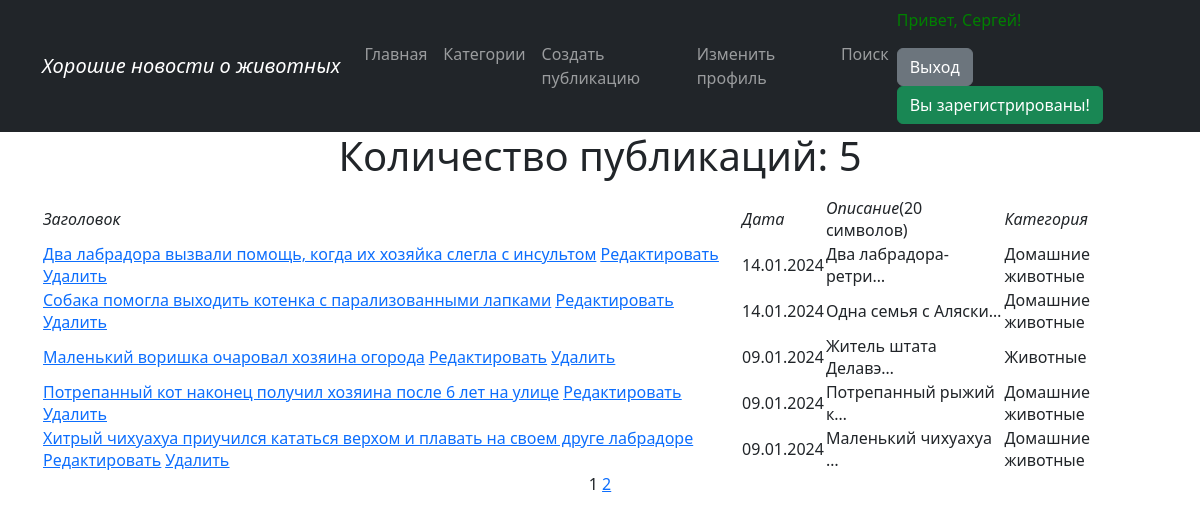
Page /news/ (signed in) on the committed database.
### news/models.py (models this page shows, shortened)
class Post(models.Model):
    author = models.ForeignKey(Author, on_delete=models.CASCADE)
    content_type = models.CharField(max_length=10, choices=[
        ('статья', 'Статья'), ('новость', 'Новость')])
    created_time = models.DateTimeField(auto_now_add=True)
    categories = models.ManyToManyField(Category, through='PostCategory',
                                        related_name='PostCategory')
    title = models.CharField(max_length=255)
    text = models.TextField()
    rating = models.IntegerField(default=0)

class Category(models.Model):
    name = models.CharField(max_length=255, unique=True)

### news/views.py (the view, shortened to what this page needs)
# urls.py: path('', Posts.as_view(), name='post_list'),
class Posts(ListView):
    model = Post
    ordering = '-created_time'
    template_name = 'news.html'
    context_object_name = 'news'
    paginate_by = 5
    def get_queryset(self):
        queryset = super().get_queryset()
        self.filterset = PostFilter(self.request.GET, queryset)
        return self.filterset.qs
    def get_context_data(self, **kwargs):
        context = super().get_context_data(**kwargs)
        context['filter'] = PostFilter(self.request.GET, queryset=self.get_queryset())
        return context

### news/templatetags/custom_filters.py (called while the page is built)
@register.filter()
def censor(text):
    list_words = text.split()
    censor_words = {'салюты', 'игрушки', }
    censor_text = []
    if isinstance(text, str):
        for word in list_words:
            if word.lower() in censor_words:
                word = f'{word[0]}{"*" * (len(word) - 2)}{word[-1]}'
            censor_text.append(word)
        return ' '.join(censor_text)

### templates/news.html (shortened to what this page needs)
{% extends 'flatpages/default.html' %}
{% load custom_filters %}
{% block content %}
<h1>Количество публикаций: {{ news | length}}</h1>
{% if news %}
<table>
<tr>
    <td><em>Заголовок</em></td>
    <td><em>Дата</em></td>
    <td><em>Описание</em>(20 символов)</td>
    <td><em>Категория</em></td>
</tr>
    {% for item in news %}
    <tr>
        <td>
            <a href="{% url 'post_full' item.id %}">{{ item.title | censor }}</a>
            <a href="{% url 'post_create' item.id %}"><u>Редактировать</u></a>
            <a href="{% url 'post_delete' item.id %}"><u> Удалить </u></a>
        </td>
        <td>{{ item.created_time | date:'d.m.Y' }}</td>
        <td>{{ item.text | truncatechars:20 }}</td>
        <td>
            {% for category in item.categories.all%}
            {{ category.name }}</td>
            {% endfor %}
    </tr>
    {% endfor %}
</table>
{% endif %}
{{ page_obj.number }}
{% if page_obj.has_next %}
    <a href="?page={{ page_obj.next_page_number }}">
        {{ page_obj.next_page_number }}
    </a>
{% endif %}
{% endblock content %}

### templates/flatpages/default.html (shortened to what this page needs)
{% load static %}
<html lang="en">
    <head>
        <link href="{% static 'css/styles.css' %}" rel="stylesheet" />
    </head>
    <body>
  <nav class="navbar navbar-expand-lg navbar-dark bg-dark static-top">
    {% load cache %}
    {% cache 30 common %}
        {% block header %}
    <div class="container">
      <a class="navbar-brand" href="#"><i>Хорошие новости о животных</i></a>
      <div class="collapse navbar-collapse justify-content-between" id="navbarResponsive">
                    <ul class="navbar-nav ml-auto">
                        <li class="nav-item active">
                            <a class="nav-link" href="/news/">Главная</a>
                        </li>
                        <li class="nav-item active">
                            <a class="nav-link" href="/category">Категории</a>
                        </li>
                        {% block create_post %}
                        <li class="nav-item">
                            <a class="nav-link" href="{% url 'newpost' %}">Создать публикацию</a>
                        </li>
                        {% endblock create_post %}
                        {% endblock header %}
                        {% block user_profile %}
                        {% if request.user.is_authenticated %}
                        <li class="nav-item">
                            <a class="nav-link" href="">Изменить профиль</a>
                        </li>
                        {% endif %}
                        {% endblock user_profile %}
                        {% block search %}
                        <li class="nav-item">
                            <a class="nav-link" href="/news/search/">Поиск</a>
                        </li>
                        {% endblock search %}
                        {% endcache %}
                   </ul>
                    {% block user_greeting %}
                    <ul class="navbar-nav mr-auto">
                        <li class="nav-item">
                            {% if request.user.is_authenticated %}
                            <p style="color: green;">Привет, {{ request.user.username }}!</p>
                            <a href="{% url 'account_logout' %}" class="btn btn-secondary">Выход</a>
                            {% if is_not_author %}
                            <a href="{% url 'upgrade' %}" class="btn btn-success"> Хочу стать автором</a>
                            {% else %}
                            <button class="btn btn-success">Вы зарегистрированы!</button>
                            {% endif %}
                            {% else %}
                            <p style="color: red;">Вы не зарегистрированы!</p>
                              <a href="{% url 'account_login' %}" class="btn btn-primary">Вход</a>
                            <a href="{% url 'account_signup' %}" class="btn btn-primary">Регистрация</a>
                            {% endif %}
                        </li>
                   </ul>
                    {% endblock user_greeting %}
   </div>
       </div>
</nav>
        <div class="container">
            <div class="row">
                <div class="col-lg-12 text-center">
                    {% block content %}{% endblock content %}
                </div>
            </div>
        </div>
    </body>
</html>

### rows in the picture
Post: title|censor "Два лабрадора вызвали помощь, когда их хозяйка слегла с инсультом", created_time "14.01.2024", text "Два лабрадора-ретри…"
Category: name "Домашние животные"
Post: title|censor "Собака помогла выходить котенка с парализованными лапками", created_time "14.01.2024", text "Одна семья с Аляски…"
Post: title|censor "Маленький воришка очаровал хозяина огорода", created_time "09.01.2024", text "Житель штата Делавэ…"
Category: name "Животные"
Post: title|censor "Потрепанный кот наконец получил хозяина после 6 лет на улице", created_time "09.01.2024", text "Потрепанный рыжий к…"
Post: title|censor "Хитрый чихуахуа приучился кататься верхом и плавать на своем друге лабрадоре", created_time "09.01.2024", text "Маленький чихуахуа …"

### other values in the picture
{{ request.user.username }} "Сергей"
{{ news | length }} "5"
{{ page_obj.number }} "1"
{{ page_obj.next_page_number }} "2"
